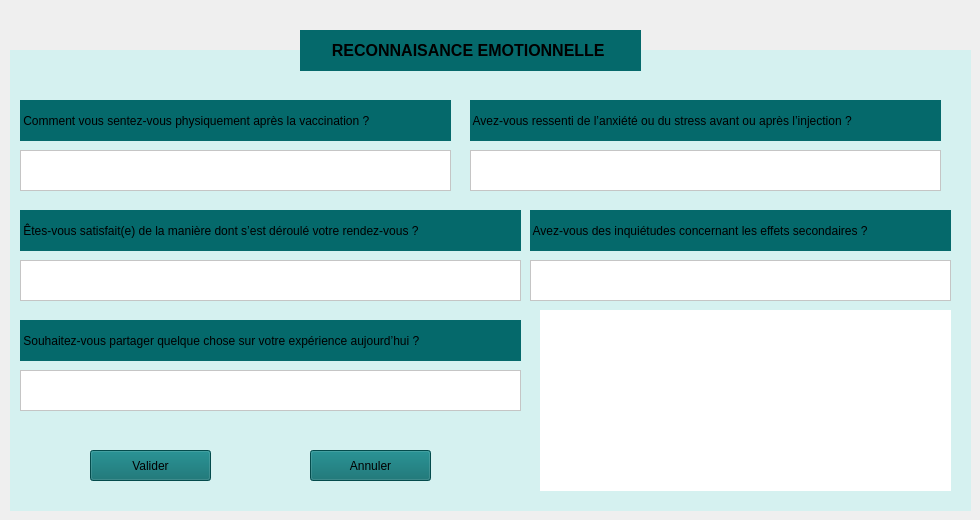
    <widget class="QWidget" name="Emotions">
     <attribute name="title">
      <string>Reconnaisance Emotionnelle</string>
     </attribute>
     <widget class="QLabel" name="label_27">
      <property name="geometry">
       <rect>
        <x>10</x>
        <y>50</y>
        <width>961</width>
        <height>461</height>
       </rect>
      </property>
      <property name="styleSheet">
       <string notr="true">background-color: rgb(213, 241, 240);</string>
      </property>
      <property name="text">
       <string/>
      </property>
     </widget>
     <widget class="QLabel" name="label_37">
      <property name="geometry">
       <rect>
        <x>300</x>
        <y>30</y>
        <width>341</width>
        <height>41</height>
       </rect>
      </property>
      <property name="styleSheet">
       <string notr="true">background-color: rgb(5, 105, 107);</string>
      </property>
      <property name="text">
       <string>&lt;html&gt;&lt;head/&gt;&lt;body&gt;&lt;p align=&quot;center&quot;&gt;&lt;span style=&quot; font-size:12pt; font-weight:700;&quot;&gt;RECONNAISANCE EMOTIONNELLE &lt;/span&gt;&lt;/p&gt;&lt;/body&gt;&lt;/html&gt;</string>
      </property>
     </widget>
     <widget class="QLabel" name="Q1">
      <property name="geometry">
       <rect>
        <x>20</x>
        <y>100</y>
        <width>431</width>
        <height>41</height>
       </rect>
      </property>
      <property name="styleSheet">
       <string notr="true">background-color: rgb(5, 105, 107);</string>
      </property>
      <property name="text">
       <string> Comment vous sentez-vous physiquement après la vaccination ?</string>
      </property>
     </widget>
     <widget class="QLabel" name="Q2">
      <property name="geometry">
       <rect>
        <x>470</x>
        <y>100</y>
        <width>471</width>
        <height>41</height>
       </rect>
      </property>
      <property name="styleSheet">
       <string notr="true">background-color: rgb(5, 105, 107);</string>
      </property>
      <property name="text">
       <string> Avez-vous ressenti de l’anxiété ou du stress avant ou après l’injection ?</string>
      </property>
     </widget>
     <widget class="QPlainTextEdit" name="rep1">
      <property name="geometry">
       <rect>
        <x>20</x>
        <y>150</y>
        <width>431</width>
        <height>41</height>
       </rect>
      </property>
      <property name="styleSheet">
       <string notr="true">background-color: rgb(255, 255, 255);  /* Fond blanc */
color: rgb(0, 0, 0);  /* Texte noir */
</string>
      </property>
     </widget>
     <widget class="QPlainTextEdit" name="rep2">
      <property name="geometry">
       <rect>
        <x>470</x>
        <y>150</y>
        <width>471</width>
        <height>41</height>
       </rect>
      </property>
      <property name="styleSheet">
       <string notr="true">background-color: rgb(255, 255, 255);  /* Fond blanc */
color: rgb(0, 0, 0);  /* Texte noir */
</string>
      </property>
     </widget>
     <widget class="QLabel" name="Q3">
      <property name="geometry">
       <rect>
        <x>20</x>
        <y>210</y>
        <width>501</width>
        <height>41</height>
       </rect>
      </property>
      <property name="styleSheet">
       <string notr="true">background-color: rgb(5, 105, 107);</string>
      </property>
      <property name="text">
       <string> Êtes-vous satisfait(e) de la manière dont s’est déroulé votre rendez-vous ?</string>
      </property>
     </widget>
     <widget class="QPlainTextEdit" name="rep3">
      <property name="geometry">
       <rect>
        <x>20</x>
        <y>260</y>
        <width>501</width>
        <height>41</height>
       </rect>
      </property>
      <property name="styleSheet">
       <string notr="true">background-color: rgb(255, 255, 255);  /* Fond blanc */
color: rgb(0, 0, 0);  /* Texte noir */
</string>
      </property>
     </widget>
     <widget class="QLabel" name="Q4">
      <property name="geometry">
       <rect>
        <x>530</x>
        <y>210</y>
        <width>421</width>
        <height>41</height>
       </rect>
      </property>
      <property name="styleSheet">
       <string notr="true">background-color: rgb(5, 105, 107);</string>
      </property>
      <property name="text">
       <string> Avez-vous des inquiétudes concernant les effets secondaires ?</string>
      </property>
     </widget>
     <widget class="QPlainTextEdit" name="rep4">
      <property name="geometry">
       <rect>
        <x>530</x>
        <y>260</y>
        <width>421</width>
        <height>41</height>
       </rect>
      </property>
      <property name="styleSheet">
       <string notr="true">background-color: rgb(255, 255, 255);  /* Fond blanc */
color: rgb(0, 0, 0);  /* Texte noir */
</string>
      </property>
     </widget>
     <widget class="QLabel" name="Q5">
      <property name="geometry">
       <rect>
        <x>20</x>
        <y>320</y>
        <width>501</width>
        <height>41</height>
       </rect>
      </property>
      <property name="styleSheet">
       <string notr="true">background-color: rgb(5, 105, 107);</string>
      </property>
      <property name="text">
       <string> Souhaitez-vous partager quelque chose sur votre expérience aujourd’hui ?</string>
      </property>
     </widget>
     <widget class="QPlainTextEdit" name="rep5">
      <property name="geometry">
       <rect>
        <x>20</x>
        <y>370</y>
        <width>501</width>
        <height>41</height>
       </rect>
      </property>
      <property name="styleSheet">
       <string notr="true">background-color: rgb(255, 255, 255);  /* Fond blanc */
color: rgb(0, 0, 0);  /* Texte noir */
</string>
      </property>
     </widget>
     <widget class="QPushButton" name="annul_button">
      <property name="geometry">
       <rect>
        <x>310</x>
        <y>450</y>
        <width>121</width>
        <height>31</height>
       </rect>
      </property>
      <property name="styleSheet">
       <string notr="true">background-color: rgb(5, 105, 107);</string>
      </property>
      <property name="text">
       <string>Annuler</string>
      </property>
     </widget>
     <widget class="QPushButton" name="val_button">
      <property name="geometry">
       <rect>
        <x>90</x>
        <y>450</y>
        <width>121</width>
        <height>31</height>
       </rect>
      </property>
      <property name="styleSheet">
       <string notr="true">background-color: rgb(5, 105, 107);</string>
      </property>
      <property name="text">
       <string>Valider</string>
      </property>
     </widget>
     <widget class="QLabel" name="aff_resul">
      <property name="geometry">
       <rect>
        <x>540</x>
        <y>310</y>
        <width>411</width>
        <height>181</height>
       </rect>
      </property>
      <property name="styleSheet">
       <string notr="true">background-color: rgb(255, 255, 255);  /* Fond blanc */
color: rgb(0, 0, 0);  /* Texte noir */
</string>
      </property>
      <property name="text">
       <string/>
      </property>
     </widget>
    </widget>
